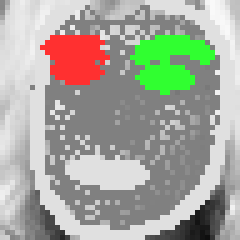
#> input picture Data_visulization/annotated_image0.png, 48 x 48 px (shown 5 times larger)
$ python mediapipe_point_images.py
#> lines starting #> are read from the running program, lines starting #| are printed output that depends on the picture
# import libraries
import cv2
import matplotlib.pyplot as plt
import matplotlib.image as mpimg

items = ["../Datasets/FER2013/train/angry/Training_33331.jpg", "../Datasets/CK+/anger/S010_004_00000019.png", "../Datasets/JAFFE/KA.AN1.39.tiff",
         "./annotated_image0.png", "./annotated_image1.png", "./annotated_image2.png"]

# create figure
fig = plt.figure(figsize=(10, 7))

# setting values to rows and column variables
rows = 2
columns = 3

# reading images
Image1 = cv2.imread("../Datasets/FER2013/train/angry/Training_33331.jpg")
Image2 = cv2.imread("../Datasets/CK+/anger/S010_004_00000019.png")
Image3 = cv2.imread("../Datasets/JAFFE/KA.AN1.39.tiff")
Image4 = cv2.imread("./annotated_image0.png")
#> Image4 is the input picture: shape (48, 48, 3); mean B, G, R 157.6, 168.7, 166.8
Image5 = cv2.imread("./annotated_image1.png")
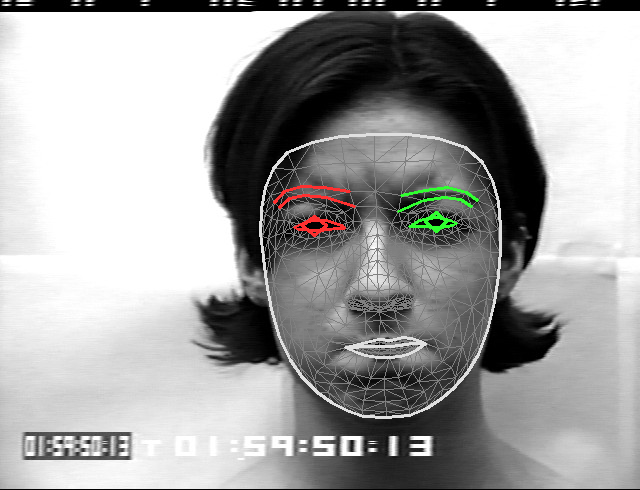
#> input picture Data_visulization/annotated_image1.png, 640 x 490 px
#> Image5 is the input picture: shape (490, 640, 3); mean B, G, R 160.2, 160.8, 160.8
Image6 = cv2.imread("./annotated_image2.png")
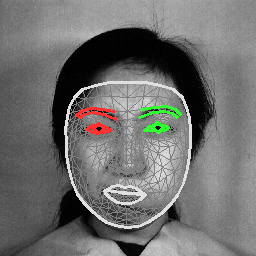
#> input picture Data_visulization/annotated_image2.png, 256 x 256 px
#> Image6 is the input picture: shape (256, 256, 3); mean B, G, R 110.2, 111.5, 111.5

# Adds a subplot at the 1st position
fig.add_subplot(rows, columns, 1)

# showing image
#> (the run stopped early here; a loop or call above may not have finished)
